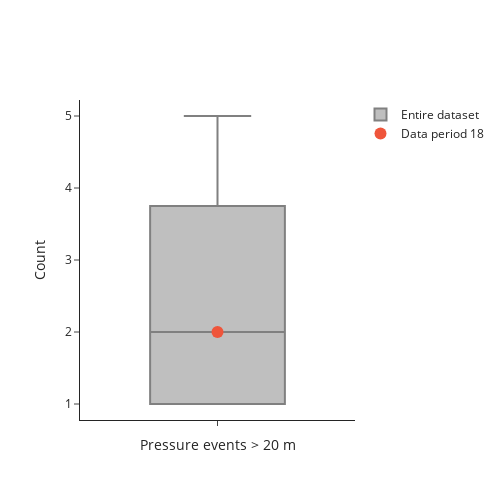

The notebook cell saved with this chart:
### Code cell
# plot comparison between data period and max event count for all data periods
fig = go.Figure()

fig.add_trace(go.Box(
    y=pressure_events,
    x=['Field Lab'] * len(pressure_events),
    name='Entire dataset',
    marker_color='grey',
    boxpoints=False
))

fig.add_trace(go.Scatter(
    y=[pressure_events[data_period-1]],
    x=['Field Lab'],
    marker_color=default_colors[1],
    marker=dict(color=default_colors[1], size=12),
    mode="markers",
    name=f'Data period {str(data_period).zfill(2)}',
))

fig.update_layout(
    yaxis_title='Count',
    xaxis_title=f"Pressure events > {threshold} m",
    template='simple_white',
    height=500,
    width=500,
    xaxis=dict(
        showticklabels=False
    ),
    yaxis=dict(
        range=[0, None],
        tickformat=',d',
        nticks=6
    )
)

fig.show()

### Figure 1 — Plotly figure (JSON) as saved in the notebook; plotly's stock layout.template omitted (floating-point values rounded to 4 significant figures)
{"data": [{"boxpoints": false, "marker": {"color": "grey"}, "name": "Entire dataset", "type": "box", "x": ["Field Lab", "Field Lab", "Field Lab", "Field Lab", "Field Lab", "Field Lab", "Field Lab", "Field Lab", "Field Lab", "Field Lab", "Field Lab", "Field Lab", "Field Lab", "Field Lab", "Field Lab", "Field Lab", "Field Lab", "Field Lab", "Field Lab"], "y": [4, 1, 3, 1, 2, null, 1, 1, 2, null, null, 4, 4, null, 1, 5, 2, 2, 2]}, {"marker": {"color": "#EF553B", "size": 12}, "mode": "markers", "name": "Data period 18", "type": "scatter", "x": ["Field Lab"], "y": [2]}], "layout": {"height": 500, "width": 500, "xaxis": {"autorange": true, "range": [-0.5, 0.5], "showticklabels": false, "title": {"text": "Pressure events > 20 m"}, "type": "category"}, "yaxis": {"autorange": true, "nticks": 6, "range": [0.7778, 5.222], "tickformat": ",d", "title": {"text": "Count"}, "type": "linear"}}}
